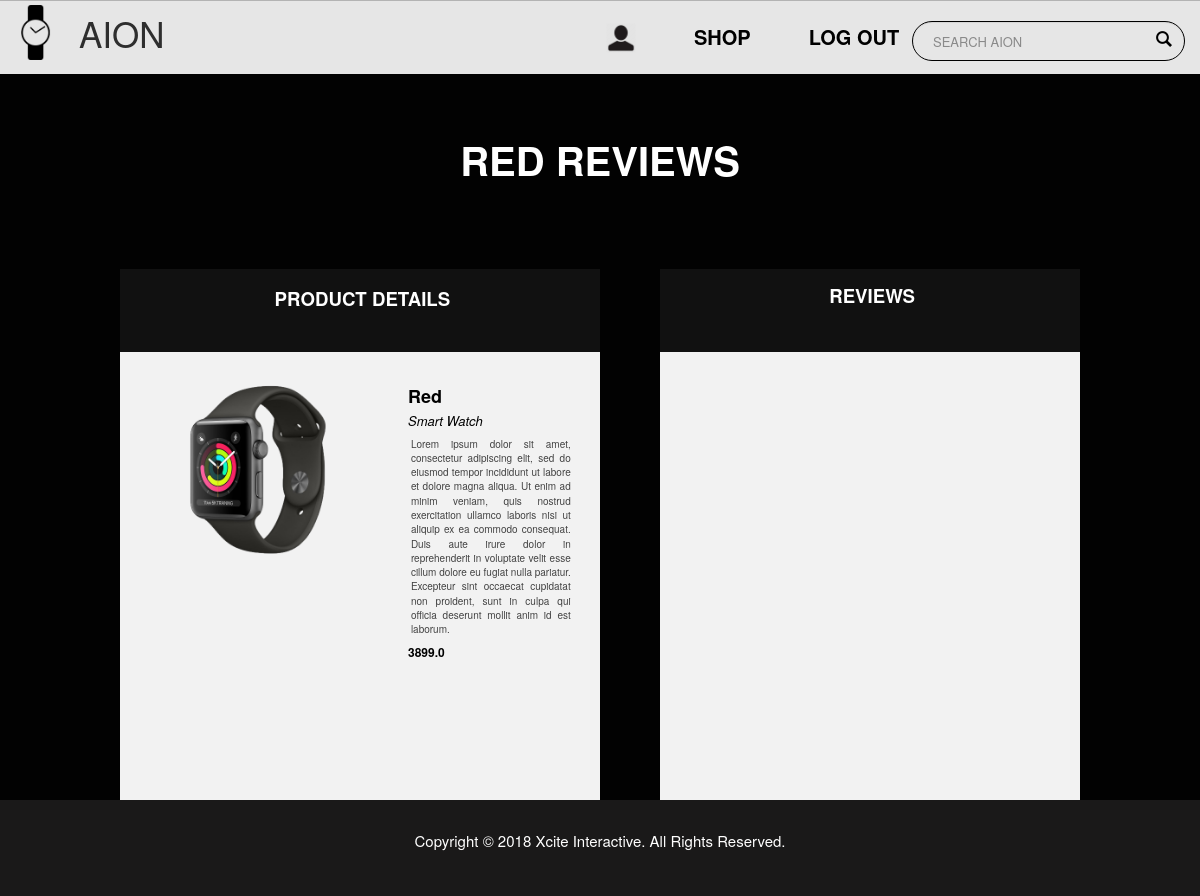
The app's page /aionApp/reviewPage/10 (signed in) with its own data.
### aionApp/models.py (models this page shows, shortened)
class watche(models.Model):
    watch_id = models.PositiveIntegerField(default=0)
    user_id = models.PositiveIntegerField(default=0)
    name = models.CharField(max_length=255)
    description = models.CharField(max_length=2048, default=0)
    stock = models.PositiveIntegerField(default=0)
    watch_type = models.CharField(max_length=16, choices=watch_choices, default='0')
    price = models.FloatField(default=0)
    quantity = models.PositiveIntegerField(default=0)
    picture = models.ImageField(upload_to = 'watchPictures/', default = 'media/no-img.jpg')

### aionApp/views.py (the view, shortened to what this page needs)
# urls.py: url(r'^reviewPage/(?P<id>[\w\-]+)$', views.reviewPage, name='reviewPage'),
def reviewPage(request, id):
    if request.session["user"] > 0:
        currentUser = get_object_or_404(user, user_id=request.session["user"])
        addedProducts = watche.objects.all()
        getName = get_object_or_404(watche, id=id).name
        upperName = str(getName).upper()
        getDescription = get_object_or_404(watche, id=id).description
        getStock = get_object_or_404(watche, id=id).stock
        getPrice = get_object_or_404(watche, id=id).price
        getWatchType = get_object_or_404(watche, id=id).watch_type
        getPicture = get_object_or_404(watche, id=id).picture
        mediaPicture = "/media/" + str(getPicture)
        addedReviews = review.objects.filter(name=str(getName))
        context = {
            'currentUser': currentUser,
            'addedProducts': addedProducts,
            'getName': getName,
            'upperName': upperName,
            'getDescription': getDescription,
            'getStock': getStock,
            'getPrice': getPrice,
            'getWatchType': getWatchType,
            'mediaPicture': mediaPicture,
            'addedReviews': addedReviews,
        }
        return render(request, 'aionApp/review.html', context)

### aionApp/templates/aionApp/review.html (shortened to what this page needs)
<html>
    <head>
         {% load static %}
        <link rel="stylesheet" type="text/css" href="{% static 'aionApp/review.css' %}">
        <link rel="stylesheet" href="https://maxcdn.bootstrapcdn.com/bootstrap/3.3.7/css/bootstrap.min.css">
    </head>
    <body>
        <div id="navbar">
            <p id="logo" style="position: absolute; left: -3%;">
                {% if currentUser.user_id > 0 %}
                <a href="/aionApp/homePage/"><img src="{% static 'aionApp/Images/watch.png' %}" id="watch"></a>
                {% else %}
                <a href="/aionApp/exitSession/"><img src="{% static 'aionApp/Images/watch.png' %}" id="watch"></a>
                {% endif %}
                 AION
            </p>
            {% if currentUser.role_type != "0" %}
            <form class="searchContainer" role="search" method="get" action="{% url 'aionApp:search' %}">
                <input type="text" id="searchBar" placeholder="SEARCH AION"
                class="form-control" name="q" value="{{ request.GET.q }}" pattern="[A-Za-z0-9-\s]+">
                <button type="submit" class="btn btn-default"><img class="searchIcon" src="{% static 'aionApp/Images/search.png' %}"></button>
            </form>
            {% endif %}
            {% if currentUser.user_id > 0 %}
                {% if currentUser.role_type != "0" %}
                    <span style="position: absolute; left: 47%;">
                        <a href="/aionApp/profilePage/"><img src="{% static 'aionApp/Images/profile.png' %}" id="profile"></a>
                        <a href="/aionApp/shopPage/">SHOP</a>
                        <a href="/aionApp/exitSession/">LOG OUT</a>
                    </span>
                {% else %}
                    <span style="position: absolute; left: 70%;">
                        <a onclick="document.getElementById('addProductModal').style.display='block'">ADD PRODUCT</a>
                        <a href="/aionApp/exitSession/">LOG OUT</a>
                    </span>
                {% endif %}
            {% else %}
            <span style="position: absolute; left: 55%;">
                <a href="/aionApp/shopPage/">SHOP</a>
                <a onclick="document.getElementById('loginModal').style.display='block'">LOG IN</a>
            </span>
            {% endif %}
        </div>
        <div id="reviewContainer">
            <p id="bigMessage">{{upperName}} REVIEWS</p>
            <div id="container1">
                    <div id="title">PRODUCT DETAILS</div>
                    <div id="watchphoto"> <img src="{{ MEDIA_URL }}{{ mediaPicture }}" width="180px" height="180px"> </div>
                    <div id="watchinfo">
                        {% if getWatchType == "0" %}
                            <div id="name">{{ getName }}
                                <p id="watchType">Analog Watch</p>
                            </div>
                        {% elif getWatchType == "1" %}
                            <div id="name">{{ getName }}
                                <p id="watchType">Digital Watch</p>
                            </div>
                        {% else %}
                            <div id="name">{{ getName }}
                                <p id="watchType">Smart Watch</p>
                            </div>
                        {% endif %}
                        <div id="description">{{ getDescription }} </div>
                        <div id="price">{{ getPrice }}
                        <br> </div>
                    </div>
                </div>
                <div id="container2">
                    <div id="title">REVIEWS</div>
                </div>
        </div>
        <footer>Copyright © 2018 Xcite Interactive. All Rights Reserved.</footer>
    </body>
</html>

### aionApp/static/aionApp/review.css (style rules this page uses)
html, body { max-width: 100%; overflow-x: hidden; margin: 0; padding: 0; }
#navbar { display: flex; justify-content: center; top: 0; left: 0; position: fixed; overflow: hidden; flex-direction: row; justify-content: space-between; align-items: center; width: 100%; height: 5.3em; border-top-style: ridge; border-top-color: #d3d3d3; border-top-width: thin; background-color: white; border-color: #c7c7c7; opacity: 0.9; }
#navbar a { float: left; display: block; color: black; text-align: center; padding: 14px 16px; text-decoration: none; font-size: 20px; font-family: "Helvetica Neue"; font-weight: bold; margin-left: 1.3em; cursor: pointer; }
.searchContainer { text-align: center; position: absolute; right: -25%; bottom: 60%; width: 35%; display: block; margin: 0 auto; }
#searchBar { position: absolute; top: 35%; right: 75%; margin: 0 auto; width: 65%; height: 40px; padding: 0 20px; font-size: 1.3rem; border: 1px solid black; border-radius: 25px; font-family: "Helvetica Neue"; outline: none; }
.searchIcon { position: absolute; top: 102%; right: 78%; width: 4%; height: 120%; }
#watch { position: relative; width: 55px; height: 55px; margin-left: 2px; }
#logo { font-size: 35px; font-family: "Helvetica Neue"; display: flex; justify-content: center; overflow: hidden; flex-direction: row; justify-content:space-between; align-items: center; }
#profile { width: 30px; height: 30px; }
footer { background-color: #1a1919; height: 12%; display: block; padding-top: 30px; position: relative; text-align: center; font-family: "Helvetica Neue"; font-size: 15px; position: relative; color: white; }
input[type=text], input[type=password] { width: 100%; padding: 12px 20px; margin: 8px 0; display: inline-block; border: 1px solid #ccc; box-sizing: border-box; }
#reviewContainer { background-color: #020202; text-align: center; color: white; width: 100%; height: 100%; max-height: 100%; margin: 0; padding: 0; background-size: 100% 100%; background-repeat: no-repeat; }
#bigMessage { position: relative; top: 20%; transform: translateY(-50%); text-align: center; font-family: "Helvetica Neue"; font-size: 40px; color: white; font-weight: bold; }
#title { font-size: 14pt; color: white; padding-left: 1%; font-family: "Helvetica Neue"; padding-top: 3.5%; height: 15%; background-color: #111; font-weight: bold; text-align: center; }
#container1 { width: 40%; height: 62%; border-width: thin; border-color: black; background-color: #f2f2f2; position: absolute; top: 30%; left: 10%; }
#container2 { width: 35%; height: 62%; background-color: #f2f2f2; border-width: thin; border-color: #7D7D7D; position: absolute; top: 30%; left: 55%; }
#watchphoto { position: absolute; left: 10%; top: 20%; }
#watchinfo { position: absolute; top: 22%; left: 60%; height: 40%; width: 30%; font-size: 11pt; font-family: "Helvetica Neue"; }
#name { margin-top: -5%; color: black; font-family: "Helvetica Neue"; font-size: 18px; font-weight: bold; position: relative; text-align: left; }
#watchType { padding-top: 2%; color: black; font-family: "Helvetica Neue"; font-size: 13px; font-style: italic; font-weight: 300; position: relative; text-align: left; }
#description { font-family: "Helvetica Neue"; color: #424242; font-size: 10px; margin-right: -15%; margin-top: -3%; text-align: justify; position: relative; padding-top: -2%; padding-left: 2%; padding-right: 2%; }
#price { color: black; font-family: "Helvetica Neue"; font-size: 12px; position: relative; text-align: left; font-weight: bold; margin-top: 5%; }

### records on screen
watche: name "RED", name "Red", description "Lorem ipsum dolor sit amet, consectetur adipiscing elit, sed do eiusmod tempor incididunt ut labore et dolore magna aliqua. Ut enim ad minim veniam, quis nostrud exercitation ullamco laboris nisi ut aliquip ex ea commodo consequat. Duis aute irure dolor in reprehenderit in voluptate velit esse cillum dolore eu fugiat nulla pariatur. Excepteur sint occaecat cupidatat non proident, sunt in culpa qui officia deserunt mollit anim id est laborum.", price "3899.0"
